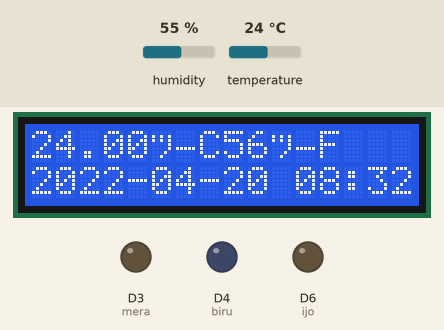
Recording of a program running on a simulated ESP8266 (NodeMCU). Parts: 16×2 character LCD, output pins drawn as LEDs (lit = HIGH). Dashed ring = blinking. The inputs (shaded band) are chosen by the test bench; at power-on: temperature 24 °C, humidity 55 %. What the program prints to the serial monitor is not drawn.

Above: at 1.2 s.
1.3 s: temperature set to 28 °C
At 3.4 s:
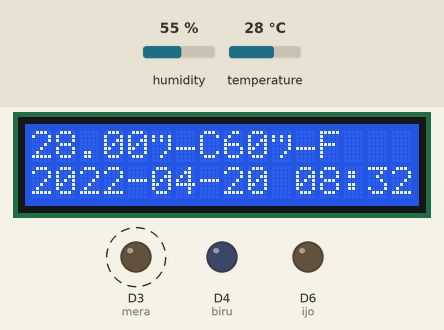
7.5 s: temperature set to 12 °C
At 9.7 s:
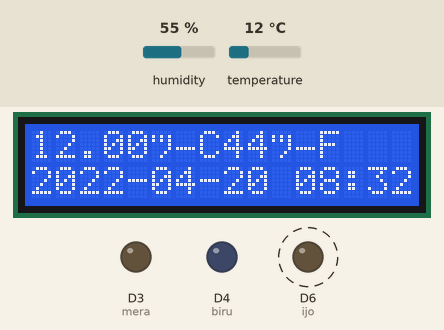
13.7 s: temperature set to 19 °C
At 16.1 s:
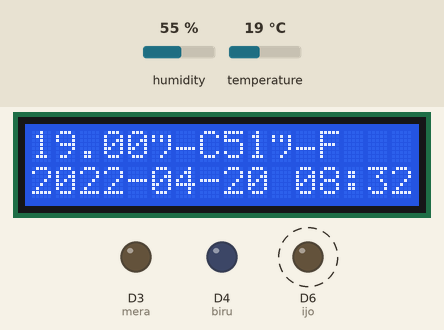
Timing chart, 0 to 22.5 s (numbered marks = the images above; inputs shaded):
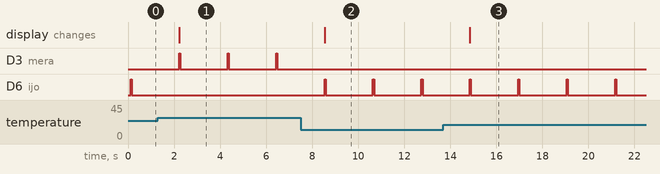

The program:

main.cpp
```cpp
#include <Arduino.h>
#include <Wire.h>
#include <LiquidCrystal_I2C.h>
#include "DHT.h"
#define DHTPIN D5
#define DHTTYPE DHT11
#define ijo D6   // led warna merah
#define mera D3 // led warna hijau
#define biru D4  // led warnah biru
DHT dht(DHTPIN, DHTTYPE);
LiquidCrystal_I2C lcd(0x3F, 16, 2);
void setup() {
  // put your setup code here, to run once:
  lcd.init(); // initialize the lcd
  lcd.backlight();
  lcd.clear();
  lcd.home();
  Serial.begin(115200);
  pinMode(ijo, OUTPUT); // atur pin-pin digital sebagai output
  pinMode(mera, OUTPUT);
  pinMode(biru, OUTPUT);
  dht.begin();
}
void loop() {
  // put your main code here, to run repeatedly:
  float h = dht.readHumidity();
  float t = dht.readTemperature();
  float f = dht.readTemperature(true);
  if (isnan(h) || isnan(t) || isnan(f))
  {
    Serial.println("Failed to read from DHT sensor!");
    return;
  }
  Serial.print(t);
  Serial.print(F("°C "));
  int far = (9/5 * t) + 32;
  Serial.print(F("Temperature: "));
  Serial.print(far);
  Serial.print(F("°F "));
  lcd.home();
  lcd.print(String(t)+ String("°C") + String(far) + String("°F"));
  lcd.setCursor(0, 1);
  //lcd.print(far);
  //lcd.setCursor(0, 1);
  lcd.print("2022-04-20 08:32");
  if (t >= 28)
  {
    Serial.println(F("panas beh!"));
    digitalWrite(ijo, LOW);
    digitalWrite(biru, LOW);

    digitalWrite(mera, HIGH);
    delay(50);
    digitalWrite(mera,LOW);
  }
  else if (t < 28 && t >= 27)
  {
    Serial.println(F("normal beh!"));
    digitalWrite(ijo, LOW);
    digitalWrite(mera, LOW);
    digitalWrite(biru, HIGH);
    delay(50);
    digitalWrite(biru,LOW);
  }
  else
  {
    Serial.println(F("dingin beh!"));
    digitalWrite(mera, LOW);
    digitalWrite(biru, LOW);
    digitalWrite(ijo,HIGH);
    delay(50);
    digitalWrite(ijo,LOW);
  }
  delay(2000);
}
```

Measured:
- after the input at 1.3 s, D3 (mera): alternates HIGH for 0.05 s and LOW for 2.1 s, starting after 0.93 s; D6 (ijo): stops changing and stays LOW; the display: changes after 0.93 s (image 1)
- after the input at 7.5 s, D3 (mera): stops changing and stays LOW; D6 (ijo): alternates HIGH for 0.05 s and LOW for 2.1 s, starting after 1.0 s; the display: changes after 1.0 s (image 2)
- after the input at 13.7 s, the display: changes after 1.1 s (image 3)
